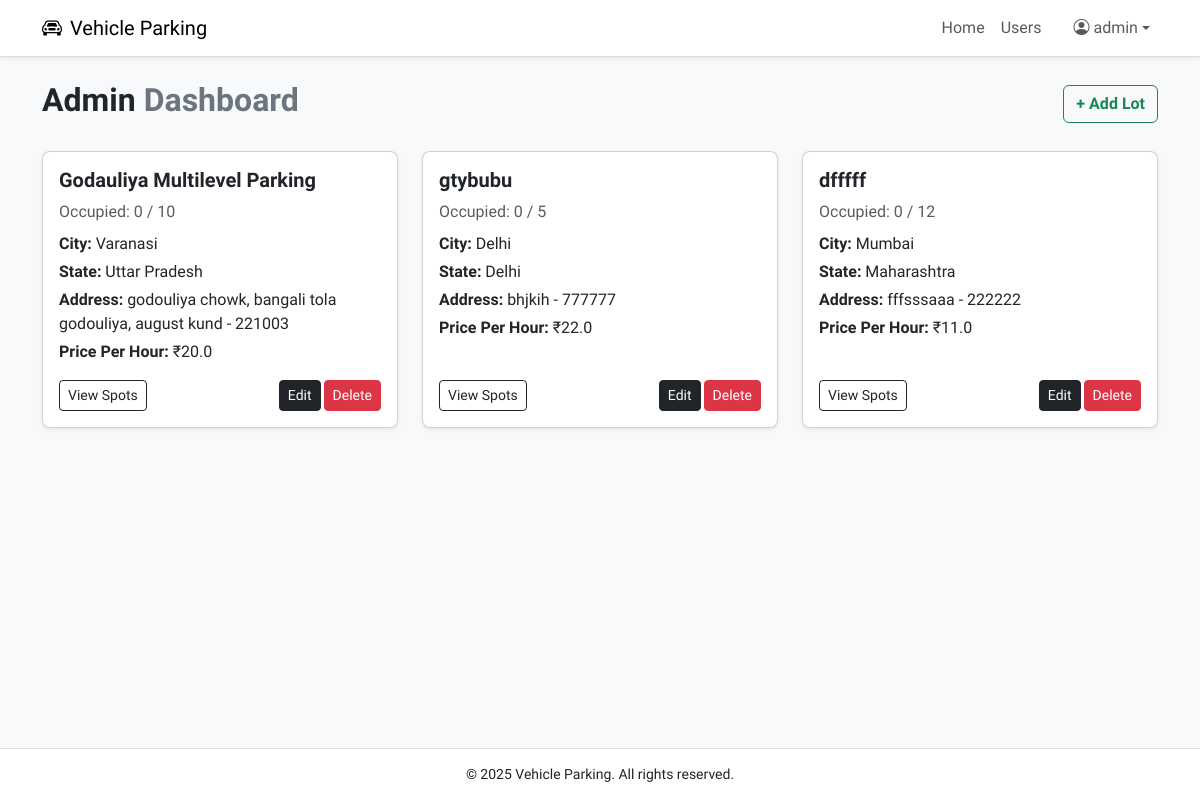
The app's page /admin/dashboard (signed in) with its own data.
### models.py (models this page shows, shortened)
class Admin(db.Model, UserMixin):
    __tablename__ = 'admin'
    id = db.Column(db.Integer, primary_key=True)
    username = db.Column(db.String(100), unique=True, nullable=False)
    password_hash = db.Column(db.String(200), nullable=False)
    role = db.Column(db.String(20), nullable=False, default='admin')
    created_at = db.Column(db.DateTime, default=datetime.utcnow)

class ParkingLot(db.Model):
    __tablename__ = 'parking_lot'
    id = db.Column(db.Integer, primary_key=True)
    city_id = db.Column(db.Integer, db.ForeignKey('city.id'), nullable=False)
    prime_location_name = db.Column(db.String(100), nullable=False)
    address = db.Column(db.String(200))
    pin_code = db.Column(db.String(10))
    price_per_hour = db.Column(db.Float, nullable=False)
    max_spots = db.Column(db.Integer, nullable=False)
    created_at = db.Column(db.DateTime, default=datetime.utcnow)
    spots = db.relationship('ParkingSpot', backref='lot', cascade='all, delete-orphan', lazy=True)
    def occupied_count(self):
        return sum(1 for spot in self.spots if spot.is_occupied)

class ParkingSpot(db.Model):
    __tablename__ = 'parking_spot'
    id = db.Column(db.Integer, primary_key=True)
    lot_id = db.Column(db.Integer, db.ForeignKey('parking_lot.id', ondelete='CASCADE'), nullable=False)
    status = db.Column(db.String(1), default='A')  # A = Available, O = Occupied
    created_at = db.Column(db.DateTime, default=datetime.utcnow)
    reservation = db.relationship('Reservation', backref='spot', uselist=False)
    @property
    def is_occupied(self):
        return self.status == 'O'

class City(db.Model):
    __tablename__ = 'city'
    id = db.Column(db.Integer, primary_key=True)
    name = db.Column(db.String(100), nullable=False)
    state = db.Column(db.String(100), nullable=False)
    lots = db.relationship('ParkingLot', backref='city', cascade='all, delete-orphan', lazy=True)

### controllers/admin.py (the view)
@admin_bp.route('/dashboard')
@login_required
@admin_required
def dashboard():
    parking_lots = ParkingLot.query.all()
    return render_template('admin/dashboard.html', lots=parking_lots)

### app.py (called while the page is built)
@login_manager.user_loader
def load_user(user_id):
    user_info = session.get('user_info')
    if not user_info:
        return None
    role = user_info.get('role')
    if role == 'user':
        return User.query.get(int(user_id))
    elif role == 'admin':
        return Admin.query.get(int(user_id))
    return None

### templates/admin/dashboard.html (shortened to what this page needs)
{% extends 'base.html' %}
{% block content %}
<div class="container mt-4">
    <div class="d-flex justify-content-between align-items-center mb-4">
        <h2 class="fw-bold text-dark">Admin <span class="text-secondary">Dashboard</span></h2>
        <a href="{{ url_for('admin.create_lot') }}" class="btn btn-outline-success fw-semibold">
            + Add Lot
        </a>
    </div>
    {% if lots %}
    <div class="row">
        {% for lot in lots %}
        <div class="col-md-4 d-flex justify-content-center mb-3">
            <div class="card square-card shadow-sm w-100">
                <div class="card-body d-flex flex-column">
                    <h5 class="fw-bold text-dark">{{ lot.prime_location_name }}</h5>
                    <p class="text-muted mb-2">Occupied: {{ lot.occupied_count() }} / {{ lot.max_spots }}</p>
                    <p class="mb-1"><strong>City:</strong> {{ lot.city.name }}</p>
                    <p class="mb-1"><strong>State:</strong> {{ lot.city.state }}</p>
                    <p class="mb-1"><strong>Address:</strong> {{ lot.address }} - {{ lot.pin_code }}</p>
                    <p class="mb-3"><strong>Price Per Hour:</strong> ₹{{ lot.price_per_hour }}</p>
                    <div class="d-flex justify-content-between align-items-center mt-auto">
                        <a href="{{ url_for('admin.view_lot', lot_id=lot.id) }}" class="btn btn-outline-dark btn-sm">
                            View Spots
                        </a>
                        <div class="d-flex justify-content-between align-items-center">
                        <a href="{{ url_for('admin.edit_lot', lot_id=lot.id) }}" class="btn btn-dark btn-sm" style="margin-right: 3px;">
                            Edit
                        </a>
                        <form action="{{ url_for('admin.delete_lot', lot_id=lot.id) }}" method="POST" onsubmit="return confirm('Are you sure?');">
                            <button type="submit" class="btn btn-danger btn-sm">
                                Delete
                            </button>
                        </form>
                        </div>
                    </div>
                </div>
            </div>
        </div>
        {% endfor %}
    </div>
    {% else %}
    <div class="alert alert-info">No parking lots found. Start by adding one.</div>
    {% endif %}
</div>
{% endblock %}

### templates/base.html (shortened to what this page needs)
<!DOCTYPE html>
<html lang="en">
<head>
    <link href="https://cdn.jsdelivr.net/npm/bootstrap@5.3.0/dist/css/bootstrap.min.css" rel="stylesheet">
    <link href="https://cdnjs.cloudflare.com/ajax/libs/bootstrap-icons/1.11.1/font/bootstrap-icons.min.css" rel="stylesheet">
</head>
<body>
<nav class="navbar navbar-expand-lg navbar-light shadow-sm">
    <div class="container">
        <a class="navbar-brand" href="{% if session.get('user_info', {}).get('role') == 'admin' %}
        {{ url_for('admin.dashboard') }}
        {% elif session.get('user_info', {}).get('role') == 'user' %}
            {{ url_for('user.dashboard') }}
        {% else %}
            {{ url_for('index') }}
        {% endif %}">
            <i class="bi bi-car-front me-2"></i>Vehicle Parking
        </a>
        <div class="collapse navbar-collapse justify-content-end" id="navbarNav">
            <ul class="navbar-nav">
                {% if current_user.is_authenticated %}
                    {% if session.get('user_info', {}).get('role') == 'admin' %}
                        <li class="nav-item"><a class="nav-link" href="{{ url_for('admin.dashboard') }}">Home</a></li>
                        <li class="nav-item"><a class="nav-link" href="{{ url_for('admin.view_users') }}">Users</a></li>
                    {% else %}
                        <li class="nav-item"><a class="nav-link" href="{{ url_for('user.dashboard') }}">Home</a></li>
                    {% endif %}
                    <li class="nav-item dropdown ms-3">
                        <a class="nav-link dropdown-toggle d-flex align-items-center" href="#" role="button" data-bs-toggle="dropdown">
                            <i class="bi bi-person-circle me-1"></i> {{ current_user.username }}
                        </a>
                    </li>
                {% else %}
                    <li class="nav-item"><a class="nav-link" href="{{ url_for('auth.login') }}">Login</a></li>
                    <li class="nav-item"><a class="nav-link" href="{{ url_for('auth.register') }}">Register</a></li>
                {% endif %}
            </ul>
        </div>
    </div>
</nav>
<div class="position-fixed top-0 end-0 p-3" style="z-index: 1050;">
</div>
<div>
    {% block content %}
    {% endblock %}
</div>
<footer>
    <div class="container">
        <p class="mb-0">&copy; 2025 Vehicle Parking. All rights reserved.</p>
    </div>
</footer>
</body>
</html>

### templates/base.html (style rules this page uses)
body { font-family: 'Afacad',sans-serif; background-color: #f8f9fa; display: flex; flex-direction: column; min-height: 100vh; font-size: 16px; }
.square-card { border-radius: 0.5rem; background-color: #ffffff; transition: transform 0.3s; }
.navbar { background-color: #fff; border-bottom: 1px solid #ddd; }
footer { background-color: #fff; border-top: 1px solid #e1e1e1; padding: 15px 0; text-align: center; font-size: 14px; margin-top: auto; }

### records on screen
Admin: username "admin"
ParkingLot: prime_location_name "Godauliya Multilevel Parking", occupied_count "0", max_spots "10", city.name "Varanasi", city.state "Uttar Pradesh", address "godouliya chowk, bangali tola godouliya, august kund", pin_code "221003", price_per_hour "20.0"
ParkingLot: prime_location_name "gtybubu", occupied_count "0", max_spots "5", city.name "Delhi", city.state "Delhi", address "bhjkih", pin_code "777777", price_per_hour "22.0"
ParkingLot: prime_location_name "dfffff", occupied_count "0", max_spots "12", city.name "Mumbai", city.state "Maharashtra", address "fffsssaaa", pin_code "222222", price_per_hour "11.0"
